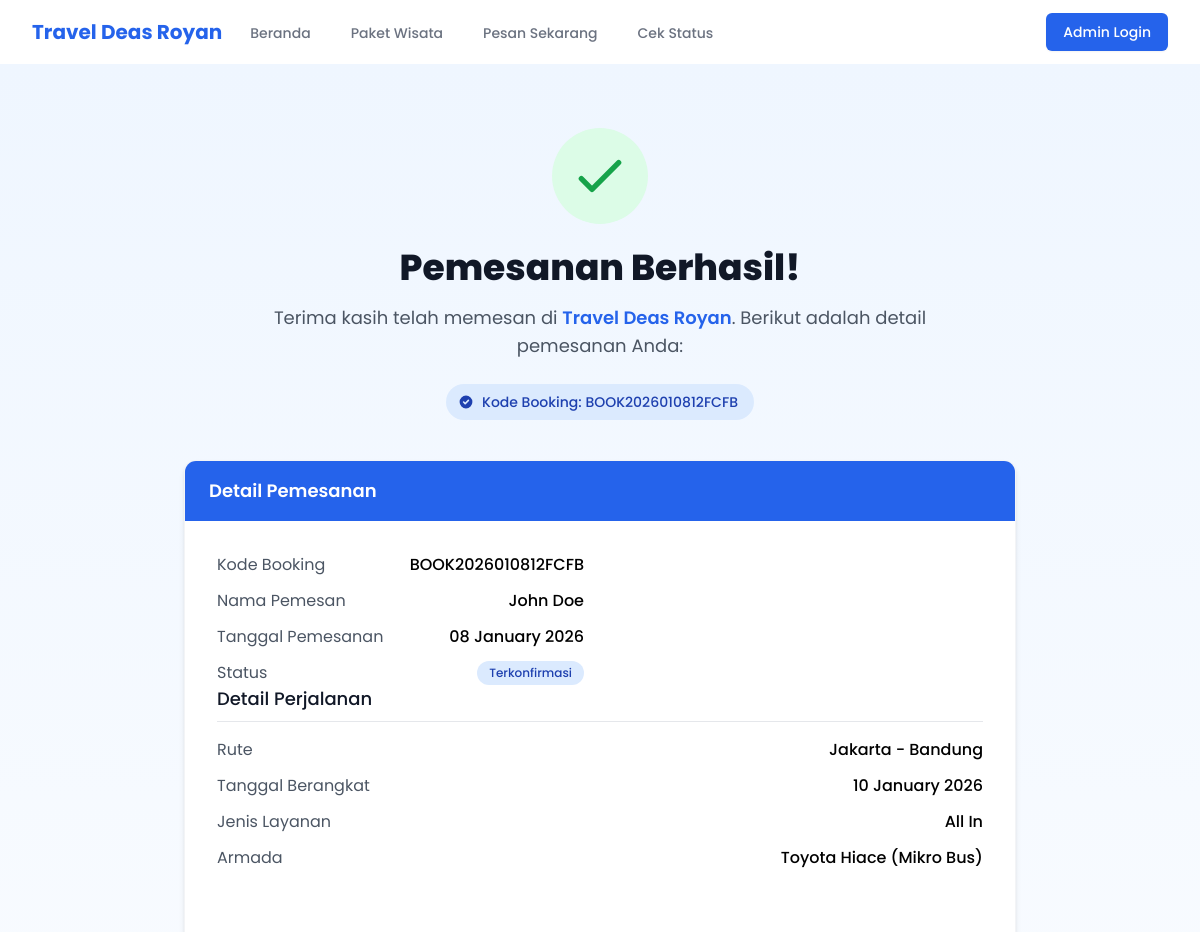
Before: /sukses.php?kode=BOOK2026010812FCFB (upper part) with the older database file.
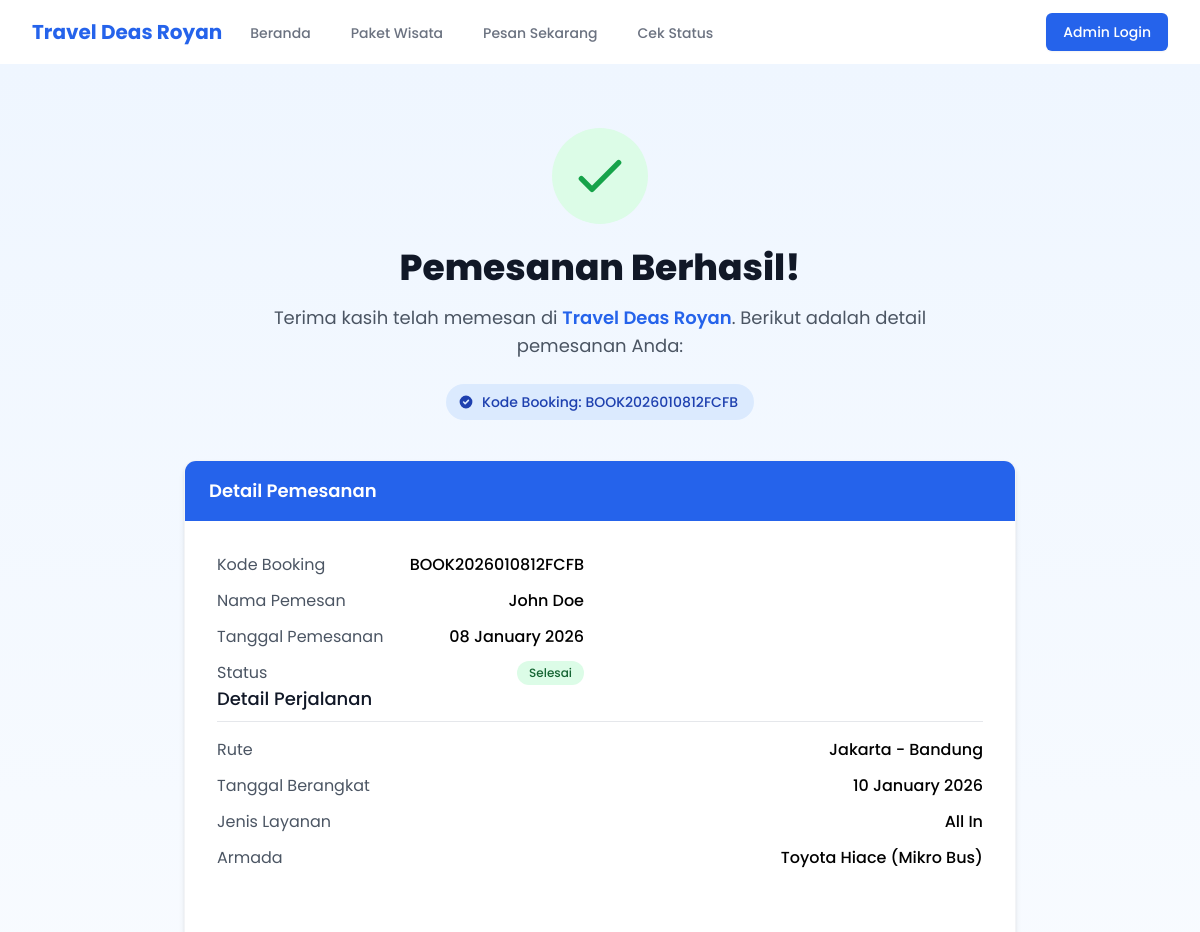
After: the same page with the newer database file.
### tables this page shows
CREATE TABLE `booking` (
  `id` int(11) NOT NULL,
  `kode_booking` varchar(20) NOT NULL,
  `nama_pemesan` varchar(100) NOT NULL,
  `no_wa` varchar(20) NOT NULL,
  `id_paket` int(11) NOT NULL,
  `id_armada` int(11) DEFAULT NULL,
  `id_supir` int(11) DEFAULT NULL,
  `tanggal_berangkat` date NOT NULL,
  `total_harga` decimal(12,2) NOT NULL,
  `status` enum('menunggu','dikonfirmasi','ditolak','selesai') DEFAULT 'menunggu',
  `catatan` text DEFAULT NULL,
  `created_at` timestamp NOT NULL DEFAULT current_timestamp(),
  `updated_at` timestamp NOT NULL DEFAULT current_timestamp() ON UPDATE current_timestamp()
);

CREATE TABLE `armada` (
  `id` int(11) NOT NULL,
  `nama` varchar(100) NOT NULL,
  `nomor_polisi` varchar(20) DEFAULT NULL,
  `jenis` varchar(50) NOT NULL,
  `kapasitas` int(11) NOT NULL,
  `deskripsi` text DEFAULT NULL,
  `status` enum('tersedia','dipesan','dalam_perjalanan','maintenance') DEFAULT 'tersedia',
  `created_at` timestamp NOT NULL DEFAULT current_timestamp(),
  `updated_at` timestamp NOT NULL DEFAULT current_timestamp() ON UPDATE current_timestamp()
);

### sukses.php (the view, shortened to what the changed rows need)
<?php
require_once 'config/config.php';
$kode_booking = isset($_GET['kode']) ? $_GET['kode'] : '';
try {
    $stmt = $pdo->prepare("
        SELECT b.*, p.nama_paket, p.jenis_layanan,
               CONCAT(r.asal, ' - ', r.tujuan) as rute,
               a.nama as nama_armada, a.jenis as jenis_armada
        FROM booking b
        JOIN paket p ON b.id_paket = p.id
        JOIN rute r ON p.id_rute = r.id
        JOIN armada a ON b.id_armada = a.id
        WHERE b.kode_booking = ?
    ");
    $stmt->execute([$kode_booking]);
    $pemesanan = $stmt->fetch();
} catch (PDOException $e) {
    header('Location: index.php');
    exit();
}
?>
<?php include 'partials/header.php'; ?>
<div class="bg-gradient-to-b from-blue-50 to-white py-16">
    <div class="max-w-4xl mx-auto px-4 sm:px-6 lg:px-8">
        <div class="text-center">
            <h1 class="text-4xl font-extrabold text-gray-900 mt-6">Pemesanan Berhasil!</h1>
            <div class="mt-6">
                <span class="inline-flex items-center px-4 py-2 rounded-full text-sm font-medium bg-blue-100 text-blue-800">
                    <svg class="-ml-1 mr-2 h-4 w-4" fill="currentColor" viewBox="0 0 20 20">
                        <path fill-rule="evenodd" d="M10 18a8 8 0 100-16 8 8 0 000 16zm3.707-9.293a1 1 0 00-1.414-1.414L9 10.586 7.707 9.293a1 1 0 00-1.414 1.414l2 2a1 1 0 001.414 0l4-4z" clip-rule="evenodd" />
                    </svg>
                    Kode Booking: <?php echo htmlspecialchars($pemesanan['kode_booking']); ?>
                </span>
            </div>
        </div>
        <div class="mt-10 bg-white rounded-xl shadow-md overflow-hidden border border-gray-100">
            <div class="bg-blue-600 px-6 py-4">
                <h2 class="text-lg font-semibold text-white">Detail Pemesanan</h2>
            </div>
            <div class="p-6 md:p-8">
                <div class="md:grid md:grid-cols-2 md:gap-8">
                    <div class="mb-8 md:mb-0 space-y-4">
                    <div class="space-y-3">
                        <div class="flex justify-between">
                            <span class="text-gray-600">Kode Booking</span>
                            <span class="font-medium"><?php echo htmlspecialchars($pemesanan['kode_booking']); ?></span>
                        </div>
                        <div class="flex justify-between">
                            <span class="text-gray-600">Nama Pemesan</span>
                            <span class="font-medium"><?php echo htmlspecialchars($pemesanan['nama_pemesan']); ?></span>
                        </div>
                        <div class="flex justify-between">
                            <span class="text-gray-600">Tanggal Pemesanan</span>
                            <span class="font-medium"><?php echo date('d F Y', strtotime($pemesanan['created_at'])); ?></span>
                        </div>
                        <div class="flex justify-between">
                            <span class="text-gray-600">Status</span>
                            <span class="px-3 py-1 rounded-full text-xs font-medium
                                <?php
                                $status_class = [
                                    'menunggu' => 'bg-yellow-100 text-yellow-800',
                                    'dikonfirmasi' => 'bg-blue-100 text-blue-800',
                                    'ditolak' => 'bg-red-100 text-red-800',
                                    'selesai' => 'bg-green-100 text-green-800'
                                ][$pemesanan['status']] ?? 'bg-gray-100 text-gray-800';
                                echo $status_class;
                                ?>">
                                <?php
                                $status_text = [
                                    'menunggu' => 'Menunggu Konfirmasi',
                                    'dikonfirmasi' => 'Terkonfirmasi',
                                    'ditolak' => 'Ditolak',
                                    'selesai' => 'Selesai'
                                ][$pemesanan['status']] ?? $pemesanan['status'];
                                echo $status_text;
                                ?>
                            </span>
                        </div>
                    </div>
                </div>
                    </div>
                    <div class="space-y-4">
                    <div class="space-y-3">
                        <div class="flex justify-between">
                            <span class="text-gray-600">Tanggal Berangkat</span>
                            <span class="font-medium"><?php echo date('d F Y', strtotime($pemesanan['tanggal_berangkat'])); ?></span>
                        </div>
                        <div class="flex justify-between">
                            <span class="text-gray-600">Armada</span>
                            <span class="font-medium"><?php echo htmlspecialchars($pemesanan['nama_armada'] . ' (' . $pemesanan['jenis_armada'] . ')'); ?></span>
                        </div>
                    </div>
                </div>
            </div>
        </div>
    </div>
</div>
<?php include 'partials/footer.php'; ?>

Changed rows visible on the page:
changed booking "BOOK2026010812FCFB": status "Terkonfirmasi" → "Selesai"
